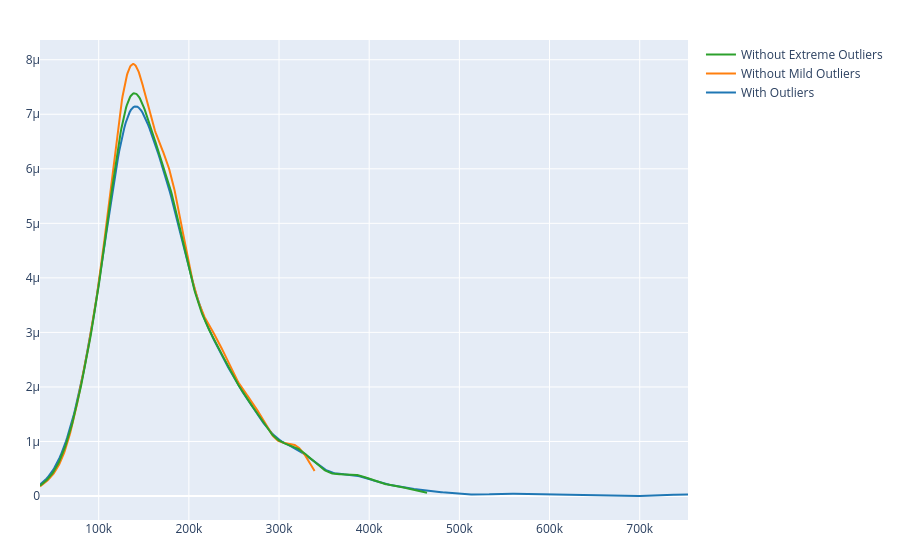

Notebook source saved alongside this figure:
### Code cell
fig: go.Figure = ff.create_distplot(
    hist_data=[
        df_train["SalePrice"],

        get_df_without_outliers_by_irq(
            df_train,
            col="SalePrice",
            ol_type="mild",
        )["SalePrice"],

        get_df_without_outliers_by_irq(
            df_train,
            col="SalePrice",
            ol_type="extreme",
        )["SalePrice"],
    ],
    group_labels=[
        "With Outliers",
        "Without Mild Outliers",
        "Without Extreme Outliers",
    ],
    show_hist=False,
    show_rug=False,
)

fig.update_layout(
    margin=dict(t=40, l=40, b=40, r=40),
).show()

### Figure 1 — Plotly figure (JSON) as saved in the notebook; plotly's stock layout.template omitted (floating-point values rounded to 4 significant figures; data arrays with more than 128 entries replaced by an {"elided": "..."} marker saying what was removed)
{"data": [{"legendgroup": "With Outliers", "marker": {"color": "rgb(31, 119, 180)"}, "mode": "lines", "name": "With Outliers", "showlegend": true, "type": "scatter", "x": {"elided": "500 float values"}, "xaxis": "x", "y": {"elided": "500 float values"}, "yaxis": "y"}, {"legendgroup": "Without Mild Outliers", "marker": {"color": "rgb(255, 127, 14)"}, "mode": "lines", "name": "Without Mild Outliers", "showlegend": true, "type": "scatter", "x": {"elided": "500 float values"}, "xaxis": "x", "y": {"elided": "500 float values"}, "yaxis": "y"}, {"legendgroup": "Without Extreme Outliers", "marker": {"color": "rgb(44, 160, 44)"}, "mode": "lines", "name": "Without Extreme Outliers", "showlegend": true, "type": "scatter", "x": {"elided": "500 float values"}, "xaxis": "x", "y": {"elided": "500 float values"}, "yaxis": "y"}], "layout": {"barmode": "overlay", "hovermode": "closest", "legend": {"traceorder": "reversed"}, "margin": {"b": 40, "l": 40, "r": 40, "t": 40}, "xaxis": {"anchor": "y2", "domain": [0, 1], "zeroline": false}, "yaxis": {"anchor": "free", "domain": [0, 1], "position": 0}}}
